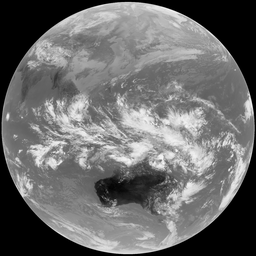
#> input picture sample/img.png, 256 x 256 px, shrunk from 2200 x 2200 before the run
$ python gk2a_proc.py sample/img.png out
#> lines starting #> are read from the running program, lines starting #| are printed output that depends on the picture
from PIL import Image
import sys
import os

# Jet color scheme adapted from https://stackoverflow.com/questions/7706339/grayscale-to-red-green-blue-matlab-jet-color-scale
def interpolate( val, y0, x0, y1, x1 ):
  return (val-x0)*(y1-y0)/(x1-x0) + y0

def blue( grayscale ):
  if ( grayscale < -0.33 ): return 1.0
  elif ( grayscale < 0.33 ): return interpolate( grayscale, 1.0, -0.33, 0.0, 0.33 );
  else: return 0.0

def green( grayscale ):
  if ( grayscale < -1.0 ): return 0.0
  if  ( grayscale < -0.33 ): return interpolate( grayscale, 0.0, -1.0, 1.0, -0.33 );
  elif ( grayscale < 0.33 ): return 1.0
  elif ( grayscale <= 1.0 ): return interpolate( grayscale, 1.0, 0.33, 0.0, 1.0 );
  else: return 1.0

def red( grayscale ):
  if ( grayscale < -0.33 ):
    return 0.0
  elif ( grayscale < 0.33 ):
    return interpolate( grayscale, 0.0, -0.33, 1.0, 0.33 )
  else:
      return 1.0


def rain_fall(ir):
    apply  = Image.new("RGB", ir.size)
    apply.paste(ir)
    for x in range(0,ir.width):
        for y in range(0,ir.height):
            min_thermal = 200
            value = ir.getpixel((x,y))
            if type(value)==int:
                grey_scale  = value
            else:
                grey_scale = int((float(value[0])+float(value[1])+float(value[2]))/3.0)
            if(grey_scale > min_thermal):
                v  = (grey_scale-min_thermal)/(255-min_thermal)
                apply.putpixel((x,y),(int(red((v-0.5)*2)*255),int(green((v-0.5)*2)*255),int(blue((v-0.5)*2)*255)))

    return apply

def thermal(ir):
    apply  = Image.new("RGB", ir.size)
    for x in range(0,ir.width):
        for y in range(0,ir.height):
            value = ir.getpixel((x,y))/255
            r = int(red((value-0.5)*2)*255)
            g = int(green((value-0.5)*2)*255)
            b = int(blue((value-0.5)*2)*255)
            apply.putpixel((x,y),(r,g,b))
    return apply


def gk2a_proc(ir):
    return (thermal(ir),rain_fall(ir))
def main():
    if(len(sys.argv) < 3):
        print("Usage: ./gk2a_proc.py <input> <output directory>")
        exit(-1)
    input_image = sys.argv[1]
    output_directory = sys.argv[2]
    if not os.path.isdir(output_directory):
        os.mkdir(output_directory)

    therm, rain = gk2a_proc(Image.open(input_image))
#> in thermal, `apply  = Image.new("RGB", ir.size)`: apply: PIL image 256x256 RGB; every value is 0
#> after the loop in thermal, `for x in range(0,ir.width):`:
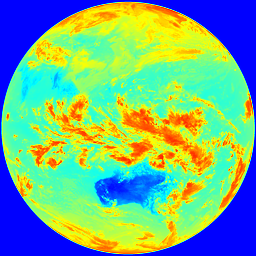
#> apply: PIL image 256x256 RGB; mean R, G, B 117.3, 177.1, 137.2
#> in rain_fall, ir is the input picture: PIL image 256x256 L; min 0, max 249, mean 108
#> after the loop in rain_fall, `for x in range(0,ir.width):`:
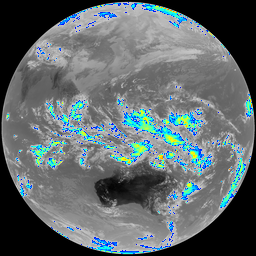
#> apply: PIL image 256x256 RGB; mean R, G, B 95.5, 105.2, 107.6

    therm.save(output_directory+"/thermal.png")
    rain.save(output_directory+"/rainfall.png")
if __name__ == "__main__":
    main()
